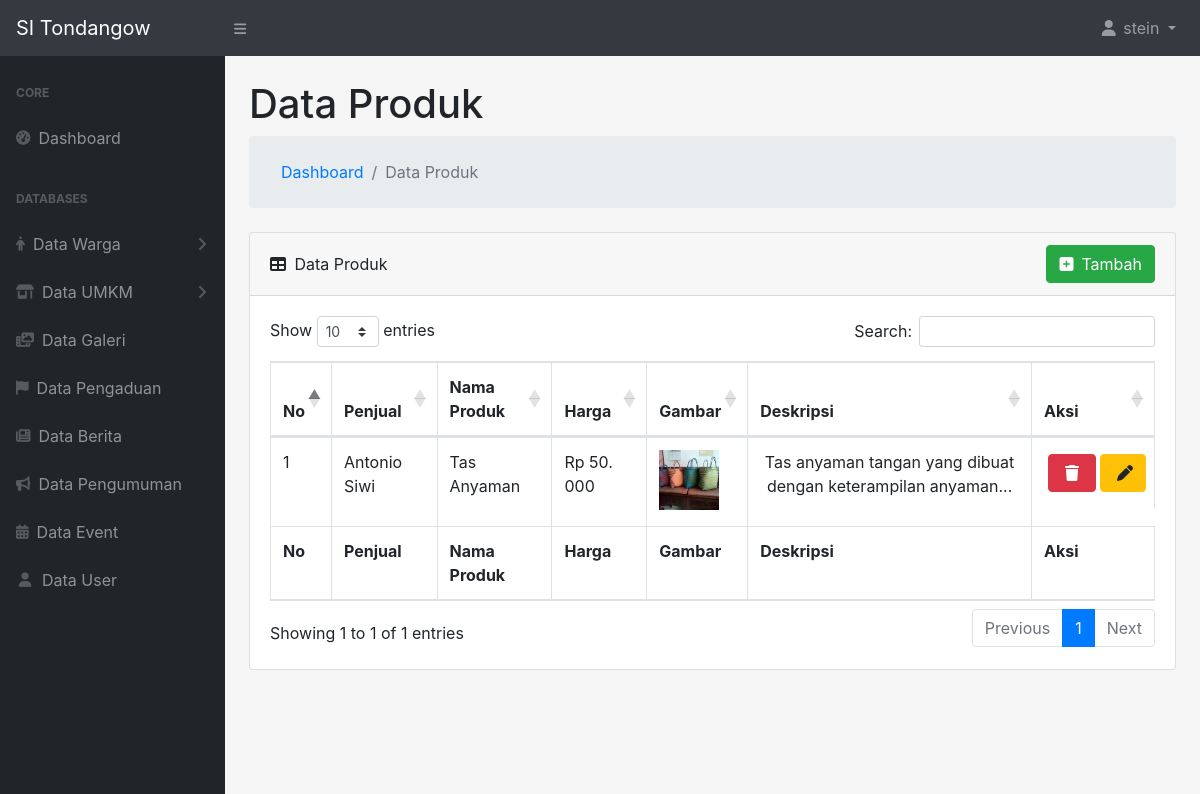
/adminSidesa/controllers/dataProduk.php (signed in), run on the app's committed database.
### tables this page shows
CREATE TABLE `produk` (
  `id_produk` int(11) NOT NULL,
  `id_penjual` int(11) NOT NULL,
  `nama_produk` varchar(255) NOT NULL,
  `harga` varchar(255) NOT NULL,
  `gambar` varchar(255) NOT NULL,
  `deskripsi` varchar(255) NOT NULL
);

CREATE TABLE `penduduk` (
  `id` int(11) NOT NULL,
  `no_kk` int(255) NOT NULL,
  `nik` varchar(255) NOT NULL,
  `nama` varchar(255) NOT NULL,
  `tanggal_lahir` date NOT NULL,
  `jenis_kelamin` varchar(255) NOT NULL,
  `agama` varchar(255) NOT NULL,
  `pekerjaan` varchar(255) NOT NULL,
  `alamat_lengkap` varchar(255) NOT NULL
);

### adminSidesa/functions/general.php (called while the page is built, shortened)
<?php
require_once 'dbconnect.php';
function query($query)
{
    global $dbconnect;
    $result = mysqli_query($dbconnect, $query);
    $rows = [];
    while ($row = mysqli_fetch_assoc($result)) {
        $rows[] = $row;
    }
    return $rows;
}
?>

### adminSidesa/controllers/dataProduk.php (the view, shortened to what this page needs)
<?php
include '../templates/header.php';
$pageName = 'Data Produk';
$queryProduk = query('SELECT DISTINCT
penduduk.nama,
penduduk.nik,
penjual.id_penjual,
penjual.nama_penjual,
penjual.no_telepon,
penjual.alamat_toko,
produk.id_produk,
produk.id_penjual,
produk.nama_produk,
produk.harga,
produk.gambar,
produk.deskripsi
FROM produk
JOIN penjual ON produk.id_penjual=penjual.id_penjual
JOIN penduduk ON penjual.nama_penjual=penduduk.id');
?>
<div id="layoutSidenav_content">
    <main>
        <div class="container-fluid">
            <h1 class="mt-4">
                <?= $pageName ?>
            </h1>
            <ol class="breadcrumb mb-4">
                <ol class="breadcrumb mb-0">
                    <li class="breadcrumb-item"><a href="../index.php">Dashboard</a></li>
                    <li class="breadcrumb-item active">
                        <?= $pageName ?>
                    </li>
                </ol>
            </ol>
            <div class="card mb-4">
                <div class="card-header">
                    <div>
                        <i class="fas fa-table mr-1 position-relative"></i>
                        <?= $pageName ?>
                    </div>
                    <a href="../models/tambahProduk.php">
                        <button type="button" class="btn btn-success">
                            <div class="sb-nav-link-icon"><i class="fa-solid fa-square-plus mr-2"></i>Tambah</div>
                        </button>
                    </a>
                </div>
                <div class="card-body">
                    <div class="table-responsive">
                        <table class="table table-bordered" id="dataTable" width="100%" cellspacing="0">
                            <thead>
                                <tr class="text-center">
                                    <th>No</th>
                                    <th>Penjual</th>
                                    <th>Nama Produk</th>
                                    <th>Harga</th>
                                    <th>Gambar</th>
                                    <th>Deskripsi</th>
                                    <th>Aksi</th>
                                </tr>
                            </thead>
                            <tfoot>
                                <tr class="text-center">
                                    <th>No</th>
                                    <th>Penjual</th>
                                    <th>Nama Produk</th>
                                    <th>Harga</th>
                                    <th>Gambar</th>
                                    <th>Deskripsi</th>
                                    <th>Aksi</th>
                                </tr>
                            </tfoot>
                            <tbody>
                                <?php $i = 1 ?>
                                <?php foreach ($queryProduk as $rows) { ?>
                                    <tr>
                                        <td>
                                            <?= $i ?>
                                        </td>
                                        <td>
                                            <?php echo $rows['nama'] ?>
                                        </td>
                                        <td>
                                            <?php echo $rows["nama_produk"] ?>
                                        </td>
                                        <td>Rp
                                            <?php echo $rows["harga"] ?>
                                        </td>
                                        <td>
                                            <img width="60px" height="60px"
                                                src="../../img/umkm/<?php echo $rows['gambar'] ?>" alt="">
                                        </td>
                                        <?php
                                        $deskripsiParagraf = explode(" ", $rows['deskripsi']);
                                        $jumlahKataTampil = 10;
                                        if (count($deskripsiParagraf) > $jumlahKataTampil) {
                                            $deskripsiSingkat = implode(" ", array_slice($deskripsiParagraf, 0, $jumlahKataTampil));
                                            echo '<div class="text-truncate"><td>' . $deskripsiSingkat . '...</td></div>';
                                        } else {
                                            echo '<div class="text-truncate"><td>' . $rows['deskripsi'] . '</td></div>';
                                        }
                                        ?>
                                        <td class="flex-row pr-2 align-items-center justify-content-center"
                                            style="display: flex;">
                                            <a href="javascript:void(0);" data-toggle="modal"
                                                data-target="#hapusModal<?= $rows['id_produk'] ?>"
                                                data-id="<?= $rows['id_produk'] ?>">
                                                <button type="button" class="btn btn-danger m-1">
                                                    <div class="sb-nav-link-icon mr-1 ml-1 mb-0 mt-0"><i
                                                            class="fa-solid fa-trash"></i></div>
                                                </button>
                                            </a>
                                            <a href="../models/ubahProduk.php?id=<?= $rows['id_produk']; ?>">
                                                <button type="button" class="btn btn-warning">
                                                    <div class="sb-nav-link-icon mr-0 ml-1 mb-0 mt-0"><i
                                                            class="fa-solid fa-pen"></i></div>
                                                </button>
                                            </a>
                                        </td>
                                    </tr>
                                    <?php $i++ ?>
                                <?php } ?>
                            </tbody>
                        </table>
                    </div>
                </div>
            </div>
        </div>
    </main>
</div>
</div>
<?php include '../templates/footer.php' ?>;

### data on the page
produk: penduduk.nama "Antonio Siwi", nama_produk "Tas Anyaman", harga "50. 000", gambar (picture), deskripsi "Tas anyaman tangan yang dibuat dengan keterampilan anyaman"

### other printed values
$_SESSION['username'] "stein"
$pageName "Data Produk"
